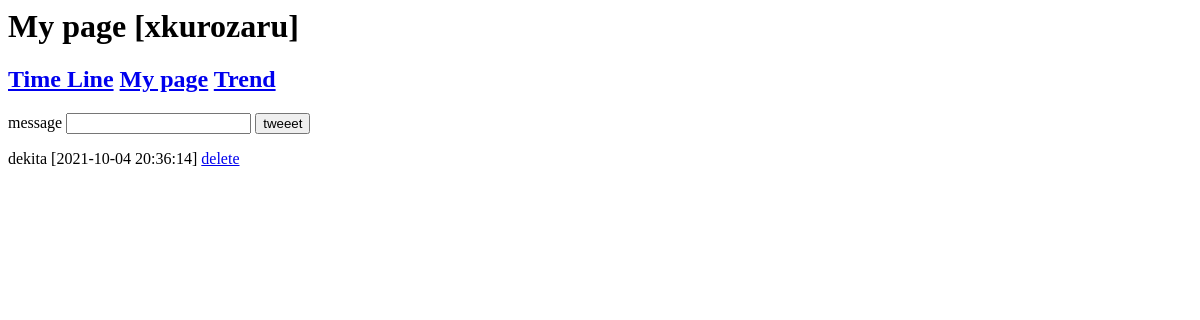
The page /mypage (signed in) on the database as committed earlier.
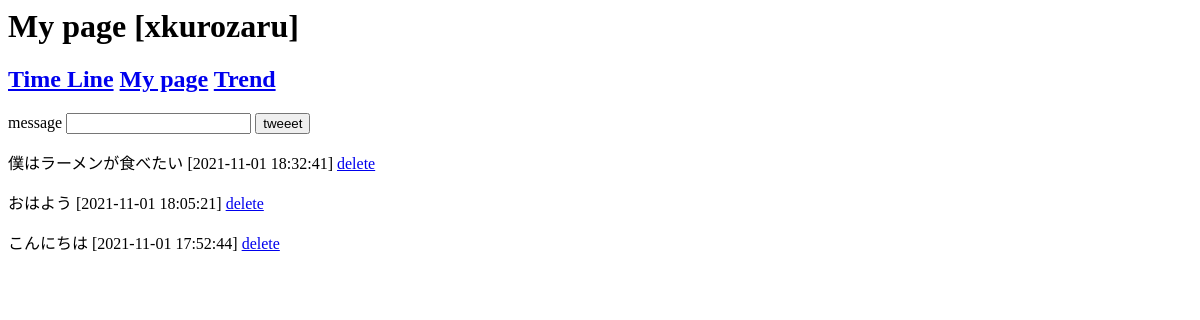
The same page on the database as committed later.
### app.py (models this page shows)
class Chat(db.Model):
    id = db.Column(db.Integer, primary_key=True)
    username = db.Column(db.String(20))
    date = db.Column(db.String(20))
    message = db.Column(db.String(400))

### app.py (the view)
@app.route("/mypage")
def mypage():
    id = session['user_id']
    username = User.query.filter(User.id==id).first().username
    chats = Chat.query.order_by(Chat.date.desc()).filter(Chat.username==username).all()
    return render_template("mypage.html", username=username, chats=chats)

### templates/mypage.html
<head>
</head>
<body>
    <h1>My page [{{username}}]</h1>
    <h2><a href="/timeline">Time Line</a>  <a href="/mypage">My page</a> <a href="/trend/all">Trend</a></h2>
    <div class="form">
        <form action="/send" method="POST">
                <label for="message">message</label>
                <input type="text" name="message">
                <input type="submit" value="tweeet">
        </form>
    </div>
    {% for chat in chats %}
    <p>{{chat.message}} [{{chat.date}}] <a href="/delete/{{chat.id}}">delete</a></p>
    {% endfor %}
</body>

Rows that differ between the two databases and show on the page:
added Chat: message "僕はラーメンが食べたい", date "2021-11-01 18:32:41"
added Chat: message "おはよう", date "2021-11-01 18:05:21"
changed Chat: message "dekita" → "こんにちは"; date "2021-10-04 20:36:14" → "2021-11-01 17:52:44"
